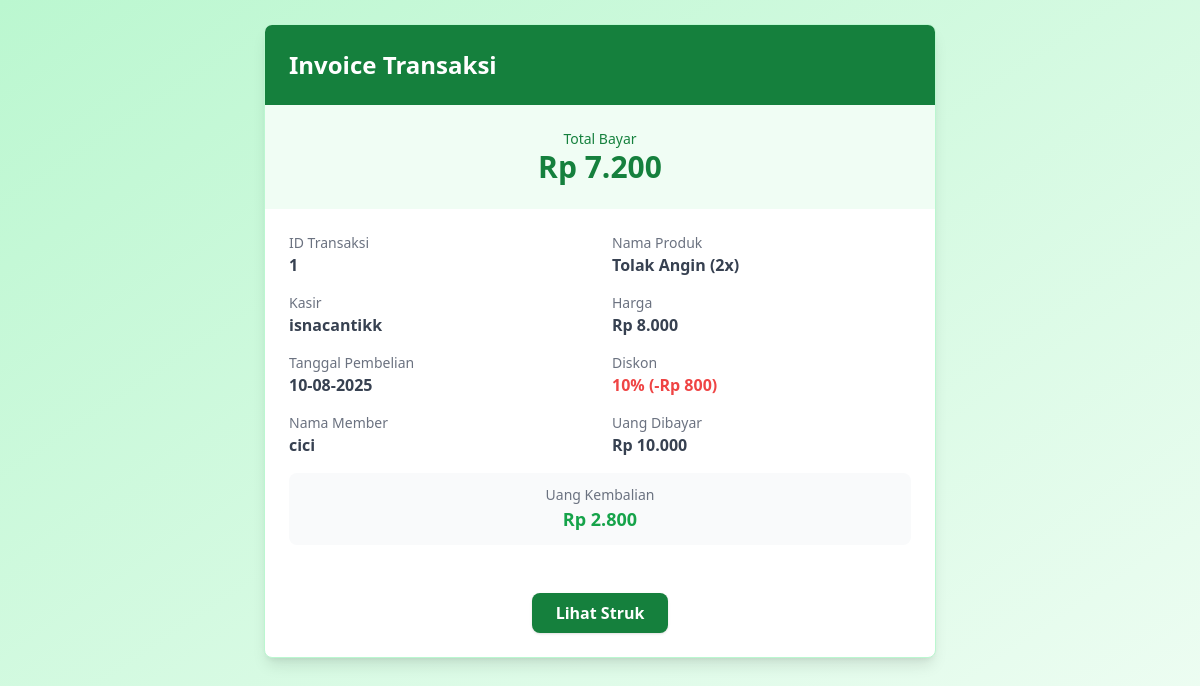
/invoice.php?id=1, run on the app's committed database.
### tables this page shows
CREATE TABLE `transactions` (
  `id_transaksi` int(11) NOT NULL,
  `nama_produk` varchar(100) DEFAULT NULL,
  `tanggal_beli` date DEFAULT NULL,
  `admin` varchar(50) DEFAULT NULL,
  `harga` int(100) NOT NULL,
  `potongan` varchar(100) NOT NULL,
  `total_harga` int(11) DEFAULT NULL,
  `uang_dibayar` int(11) DEFAULT NULL,
  `kembalian` int(11) DEFAULT NULL,
  `phone` varchar(20) DEFAULT NULL,
  `nama_member` varchar(255) NOT NULL
);

CREATE TABLE `member` (
  `id` int(11) NOT NULL,
  `name` varchar(100) NOT NULL,
  `email` varchar(200) NOT NULL,
  `phone` varchar(20) NOT NULL,
  `transaction_amount` int(100) NOT NULL,
  `point` int(11) NOT NULL,
  `status` enum('active','non-active') NOT NULL,
  `last_transaction` datetime NOT NULL
);

### invoice.php (the view, shortened to what this page needs)
<?php
$host = "localhost";
$dbname = "kasir_apotik";
$username_db = "root";
$password_db = "";
$conn = new mysqli($host, $username_db, $password_db, $dbname);
$id_transaksi = $_GET['id'] ?? null;
$stmt = $conn->prepare("
    SELECT t.*, m.name AS nama_member
    FROM transactions t
    LEFT JOIN member m ON t.phone = m.phone
    WHERE t.id_transaksi = ?
");
$stmt->bind_param("i", $id_transaksi);
$stmt->execute();
$result = $stmt->get_result();
$transactions = $result->fetch_assoc();
?>
<!DOCTYPE html>
<html lang="id">
<head>
    <script src="https://cdn.tailwindcss.com"></script>
    <link rel="stylesheet" href="https://cdnjs.cloudflare.com/ajax/libs/font-awesome/6.4.0/css/all.min.css">
</head>
<body class="bg-gradient-to-br from-green-200 to-green-50 min-h-screen">
  <div class="max-w-2xl mx-auto mt-6 bg-white rounded-lg shadow-lg overflow-hidden border border-green-200">
    <div class="bg-green-700 text-white p-6 flex items-center gap-4">
      <div>
        <h1 class="text-2xl font-bold">Invoice Transaksi</h1>
      </div>
    </div>
    <div class="bg-green-50 p-6 text-center">
      <p class="text-sm text-green-700">Total Bayar</p>
      <h2 class="text-3xl font-bold text-green-700">
        Rp <?= number_format($transactions['total_harga'], 0, ',', '.') ?>
      </h2>
    </div>
<div class="p-6 grid grid-cols-1 sm:grid-cols-2 gap-y-4 gap-x-6 text-gray-700">
  <div>
    <p class="text-sm text-gray-500">ID Transaksi</p>
    <p class="font-semibold"><?= $transactions['id_transaksi'] ?></p>
  </div>
  <div>
    <p class="text-sm text-gray-500">Nama Produk</p>
    <p class="font-semibold">
      <?= htmlspecialchars($transactions['nama_produk'] ?? 'Produk tidak tersedia'); ?>
    </p>
  </div>
  <div>
    <p class="text-sm text-gray-500">Kasir</p>
    <p class="font-semibold"><?= htmlspecialchars($transactions['admin'] ?? 'Kasir tidak diketahui'); ?></p>
  </div>
  <div>
    <p class="text-sm text-gray-500">Harga</p>
    <p class="font-semibold">Rp <?= number_format($transactions['harga'], 0, ',', '.') ?></p>
  </div>
  <div>
    <p class="text-sm text-gray-500">Tanggal Pembelian</p>
    <p class="font-semibold"><?= date('d-m-Y', strtotime($transactions['tanggal_beli'])) ?></p>
  </div>
  <div>
    <p class="text-sm text-gray-500">Diskon</p>
    <p class="font-semibold text-red-500">
      <?php
          $total = $transactions['total_harga'] + $transactions['potongan'];
          $persen = ($total > 0) ? round(($transactions['potongan'] / $total) * 100) : 0;
      ?>
      <?= $persen ?>% (-Rp <?= number_format($transactions['potongan'], 0, ',', '.') ?>)
    </p>
  </div>
  <div>
    <p class="text-sm text-gray-500">Nama Member</p>
    <p class="font-semibold">
      <?= htmlspecialchars($transactions['nama_member'] ?? 'Bukan Member'); ?>
    </p>
  </div>
  <div>
    <p class="text-sm text-gray-500">Uang Dibayar</p>
    <p class="font-semibold">Rp <?= number_format($transactions['uang_dibayar'], 0, ',', '.') ?></p>
  </div>
  <div class="sm:col-span-2 text-center bg-gray-50 rounded-lg p-3">
    <p class="text-sm text-gray-500">Uang Kembalian</p>
    <p class="font-bold text-green-600 text-lg">Rp <?= number_format($transactions['kembalian'], 0, ',', '.') ?></p>
  </div>
</div>
    <div class="p-6 flex justify-center">
      <a href="struk.php?id=<?= $transactions['id_transaksi'] ?>"
         class="bg-green-700 hover:bg-green-800 text-white font-semibold py-2 px-6 rounded-lg shadow">
        Lihat Struk
      </a>
    </div>
  </div>
</body>
</html>

### data on the page
transactions: total_harga "7.200", id_transaksi "1", nama_produk "Tolak Angin (2x)", admin "isnacantikk", harga "8.000", tanggal_beli "10-08-2025", persen "10", potongan "800", member.name "cici", uang_dibayar "10.000", kembalian "2.800"
